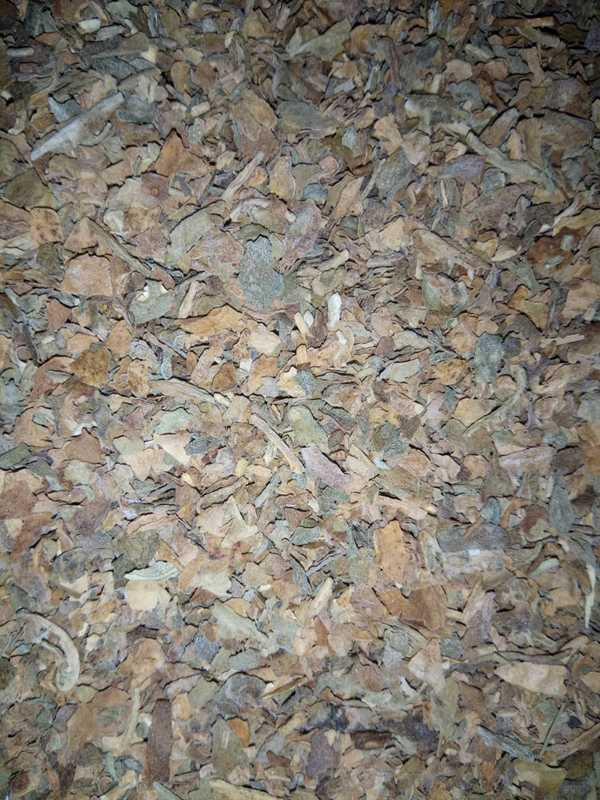
#> input picture old/train/Devu/16.jpg, 600 x 800 px, found by its file name
$ python meancolor.py   (older library calls are emulated)
#> lines starting #> are read from the running program, lines starting #| are printed output that depends on the picture
# import the necessary packages
import cv2
import numpy as np
from scipy import stats
import imutils

class Segmentor:
    def segment(self, image):
        img = image.copy()
        image = cv2.cvtColor(image, cv2.COLOR_BGR2GRAY)
        image = cv2.GaussianBlur(image, (3, 3), 0)
        image = cv2.Canny(image, 30, 185)
        image = cv2.dilate(image,None,iterations=5)
        image = cv2.erode(image,None,iterations=4)
        cnts = cv2.findContours(image, cv2.RETR_EXTERNAL,cv2.CHAIN_APPROX_SIMPLE)
        mask = np.zeros(image.shape[:2], dtype="uint8") * 255
        cnts = cnts[0] if imutils.is_cv2() else cnts[1]
        cv2.drawContours(mask, cnts, -1, 255, -1)
        img = cv2.bitwise_and(img, img, mask=mask)
        img = cv2.cvtColor(img, cv2.COLOR_BGR2BGRA)
        img[np.all(img == [0, 0, 0, 255], axis=2)] = [0, 0, 0, 0]
        return img
# [9 lines of commented-out code are left out]

seg = Segmentor()

image = cv2.resize(cv2.imread("16.jpg"),(400,600))
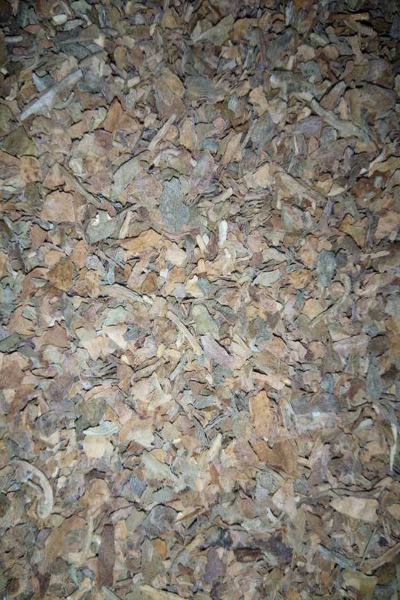
#> image: shape (600, 400, 3); mean B, G, R 114.9, 125.1, 131.3
# image = cv2.cvtColor(image, cv2.COLOR_BGR2RGB)
# image = seg.segment(image)
cv2.imshow("im1",image)
hist11 = cv2.calcHist([image],[0],None,[256],[0,256]).ravel()
#> hist11 = 256 values, max 2577 at index 116, min 0 at index 244, mean 937.5
hist12 = cv2.calcHist([image],[1],None,[256],[0,256]).ravel()
#> hist12 = 256 values, max 2573 at index 125, min 0 at index 252, mean 937.5
hist13 = cv2.calcHist([image],[2],None,[256],[0,256]).ravel()
#> hist13 = 256 values, max 2403 at index 132, min 0 at index 248, mean 937.5
# image = image.reshape((image.shape[0] * image.shape[1], 3))

image1 = cv2.resize(cv2.imread("19.jpg"),(400,600))
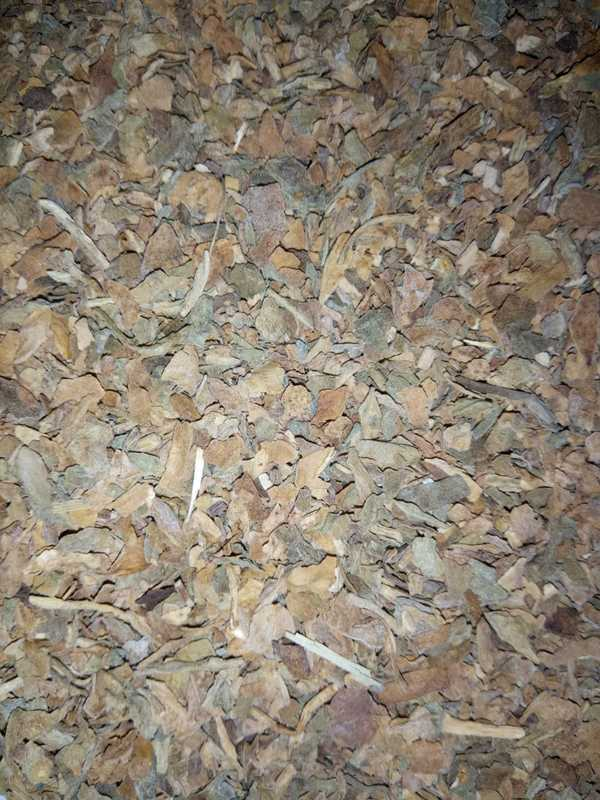
#> input picture old/train/Devu/19.jpg, 600 x 800 px, found by its file name
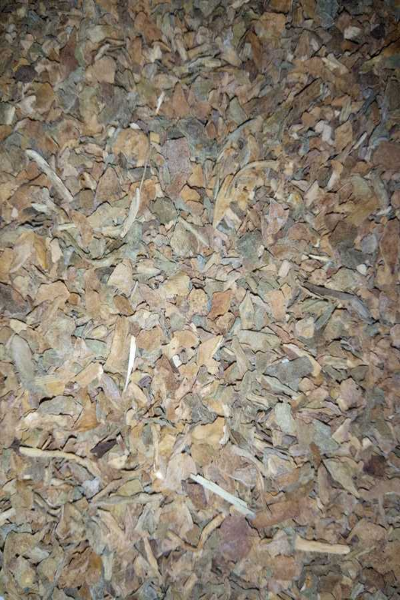
#> image1: shape (600, 400, 3); mean B, G, R 114.3, 129.4, 140.1
# image1 = cv2.cvtColor(image1, cv2.COLOR_BGR2RGB)
# image1 = seg.segment(image1)
cv2.imshow("im2",image1)
hist21 = cv2.calcHist([image1],[0],None,[256],[0,256]).ravel()
#> hist21 = 256 values, max 2600 at index 124, min 2 at index 242, mean 937.5
hist22 = cv2.calcHist([image1],[1],None,[256],[0,256]).ravel()
#> hist22 = 256 values, max 2451 at index 126, min 1 at index 0, mean 937.5
hist23 = cv2.calcHist([image1],[2],None,[256],[0,256]).ravel()
#> hist23 = 256 values, max 2453 at index 150, min 0 at index 0, mean 937.5
# image1 = image1.reshape((image1.shape[0] * image1.shape[1], 3))

# print(hist11.ravel())
global_features = []
global_features.append([])

global_features[0].append(np.mean(hist11))
global_features[0].append(np.mean(hist12))
global_features[0].append(np.mean(hist13))

# [11 lines of commented-out code are left out]

global_features.append([])
#> (the run stopped early here; a loop or call above may not have finished)
